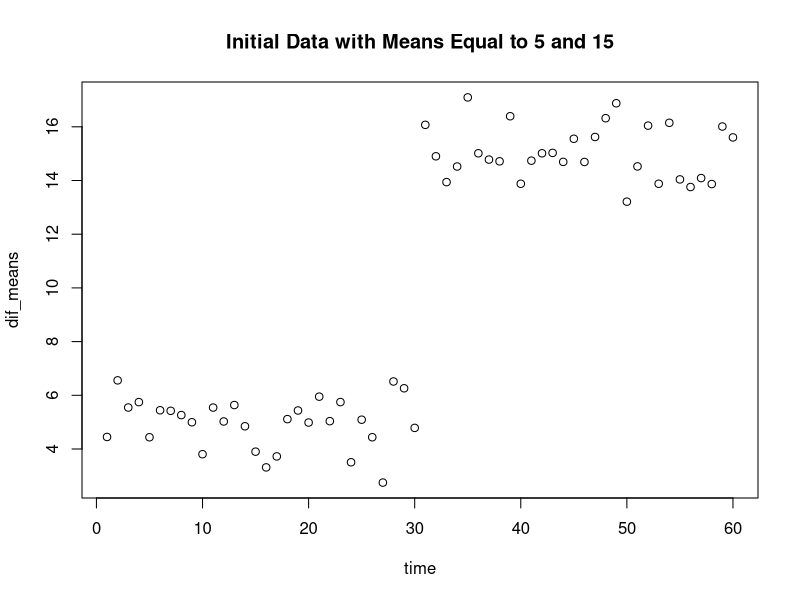
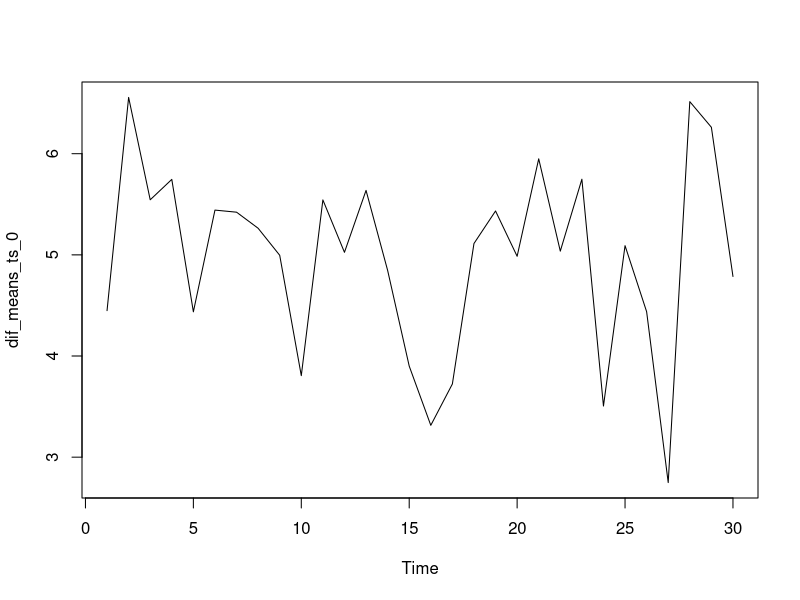
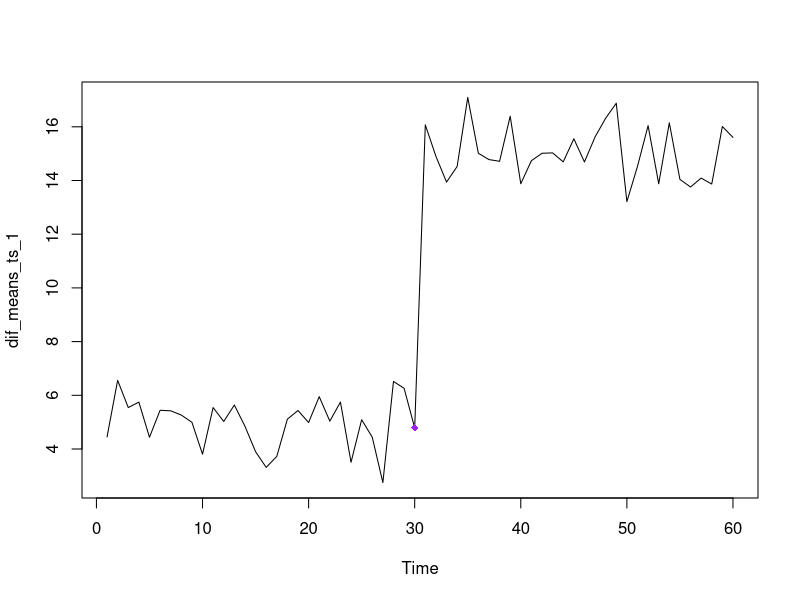
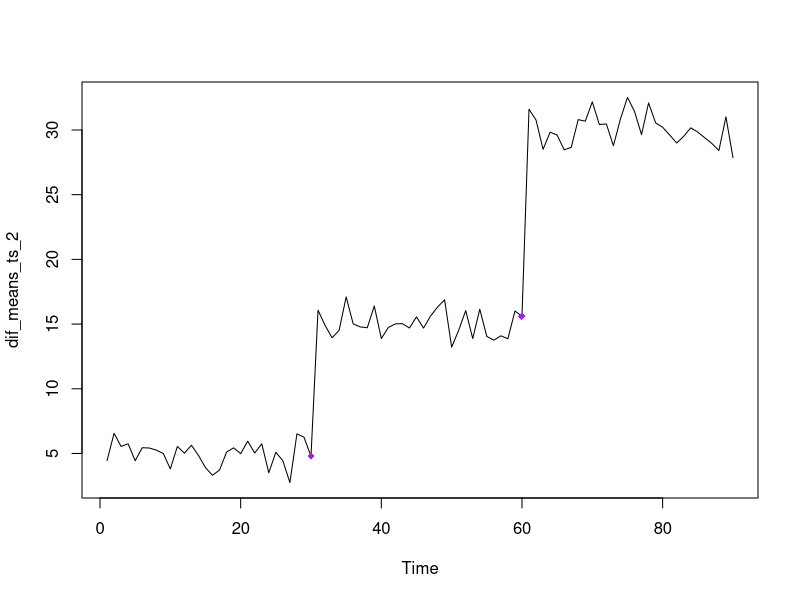

These charts were generated, in order, by the following R code:
#creating our data 
first = rnorm(30, mean = 5, sd = 1) #30 random data points from a normal distribution with means 5
second = rnorm(30, mean = 15, sd = 1) #30 random data points from a normal distribution with means 15
third = rnorm(30, mean = 30, sd = 1)

dif_means = c(first, second) #adding the two sets of data points together 
dif_means_2 = c(first, second, third)
time = c(1:60) #making time 

test_data = data.frame(time, dif_means) #our data with x = time and y = two sets of data with two means 
plot(test_data, main="Initial Data with Means Equal to 5 and 15") 

#downloading the strucchange package
#install.packages("strucchange")
library("strucchange")
?breakpoints

#Bai-Perron Method
dif_means_ts_0<-ts(first, start=1,end=30) #create time series data on only the first data 
breakpoints(dif_means_ts_0 ~ 1, breaks = 2 ) #no break points 
plot(dif_means_ts_0)

dif_means_ts_1<-ts(dif_means, start=1, end=60) #create time series data with first and second data
breakpoints(dif_means_ts_1 ~ 1, breaks = 2 , h=0.1) #one break
plot(dif_means_ts_1)
points(30, dif_means_ts_1[30], col="purple", pch= 18)

dif_means_ts_2<-ts(dif_means_2, start=1, end=90) #create time series data with first second and third data
breakpoints(dif_means_ts_2 ~ 1, breaks=3, h=0.1) #two breaks 
plot(dif_means_ts_2)
points(30, dif_means_ts_2[30], col="purple", pch= 18)
points(60, dif_means_ts_2[60], col="purple", pch= 18)
